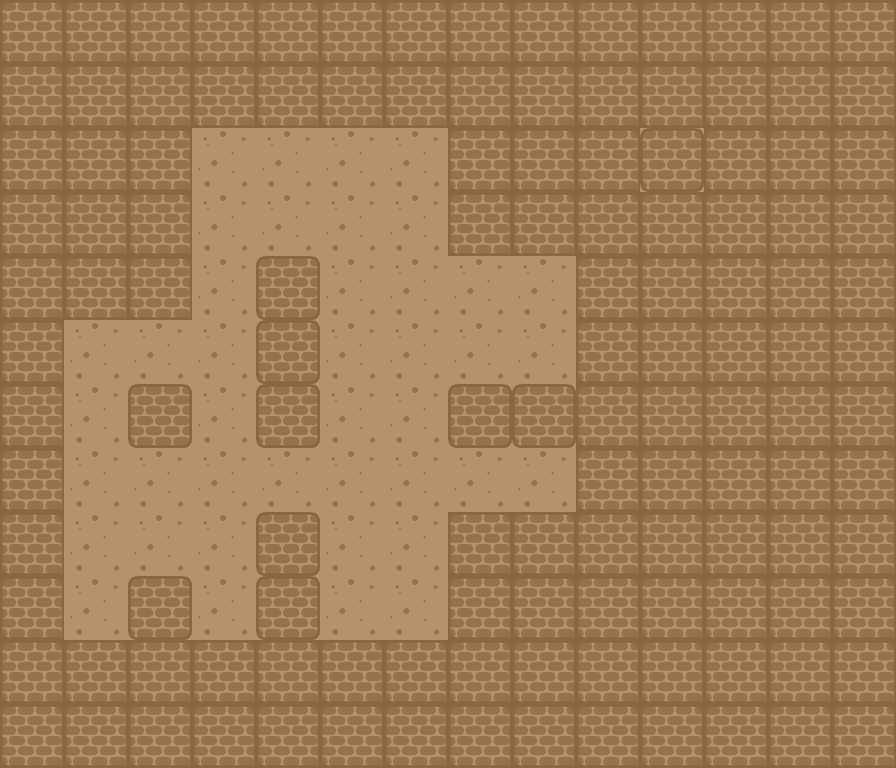

A 2D game scene composited from a Tiled map and its tileset images. What follows is a short description and the map's XML, with each tile layer's data collapsed to a summary:
An orthogonal 14x12 tile map with 64x64 px tiles, 2 tile layers (ground, Graphics) and 89 objects.

<map version="1.0" tiledversion="1.1.3" orientation="orthogonal" renderorder="right-down" width="14" height="12" tilewidth="64" tileheight="64" infinite="0" nextobjectid="177">
 <tileset firstgid="1" name="sprites" tilewidth="64" tileheight="64" tilecount="36" columns="6">
  <image source="sprites.png" width="421" height="421" />
 </tileset>
 <layer name="ground" width="14" height="12">
  <data>[168 cells, 168 non-empty, 2 distinct tile ids]</data>
 </layer>
 <layer name="Graphics" width="14" height="12">
  <data>[168 cells, 127 non-empty, 2 distinct tile ids]</data>
 </layer>
 <objectgroup name="Walls">
  <object id="67" x="0" y="0" width="896" height="64" />
  <object id="68" x="832" y="64" width="64" height="704" />
  <object id="70" x="0" y="704.083" width="832" height="64" />
  <object id="71" x="0" y="64" width="64" height="640" />
  <object id="74" x="384" y="64" width="64" height="64" />
  <object id="78" x="256" y="384" width="64" height="64" />
  <object id="79" x="256" y="512" width="64" height="64" />
  <object id="80" x="256" y="640" width="64" height="64" />
  <object id="83" x="640" y="640" width="64" height="64" />
  <object id="84" x="640" y="512" width="64" height="64" />
  <object id="86" x="640" y="128" width="64" height="64" />
  <object id="87" x="640" y="256" width="64" height="64" />
  <object id="98" x="64" y="256" width="64" height="64" />
  <object id="99" x="128" y="256" width="64" height="64" />
  <object id="101" x="256" y="256" width="64" height="64" />
  <object id="103" x="448" y="576" width="64" height="64" />
  <object id="104" x="448" y="640" width="64" height="64" />
  <object id="105" x="640" y="384" width="64" height="64" />
  <object id="106" x="704" y="384" width="64" height="64" />
  <object id="107" x="768" y="384" width="64" height="64" />
  <object id="110" x="448" y="384" width="64" height="64" />
  <object id="112" x="448" y="512" width="64" height="64" />
  <object id="113" x="64" y="64" width="64" height="64" />
  <object id="114" x="128" y="64" width="64" height="64" />
  <object id="115" x="256" y="64" width="64" height="64" />
  <object id="116" x="192" y="64" width="64" height="64" />
  <object id="117" x="320" y="64" width="64" height="64" />
  <object id="118" x="512" y="64" width="64" height="64" />
  <object id="119" x="576" y="64" width="64" height="64" />
  <object id="120" x="704" y="64" width="64" height="64" />
  <object id="121" x="640" y="64" width="64" height="64" />
  <object id="122" x="768" y="64" width="64" height="64" />
  <object id="123" x="448" y="64" width="64" height="64" />
  <object id="124" x="448" y="128" width="64" height="64" />
  <object id="125" x="512" y="128" width="64" height="64" />
  <object id="126" x="576" y="128" width="64" height="64" />
  <object id="127" x="448" y="192" width="64" height="64" />
  <object id="128" x="512" y="192" width="64" height="64" />
  <object id="129" x="576" y="192" width="64" height="64" />
  <object id="130" x="640" y="192" width="64" height="64" />
  <object id="131" x="704" y="192" width="64" height="64" />
  <object id="132" x="768" y="192" width="64" height="64" />
  <object id="133" x="704" y="128" width="64" height="64" />
  <object id="134" x="768" y="128" width="64" height="64" />
  <object id="135" x="704" y="256" width="64" height="64" />
  <object id="136" x="768" y="256" width="64" height="64" />
  <object id="137" x="704" y="320" width="64" height="64" />
  <object id="138" x="768" y="320" width="64" height="64" />
  <object id="139" x="640" y="320" width="64" height="64" />
  <object id="140" x="640" y="448" width="64" height="64" />
  <object id="141" x="704" y="448" width="64" height="64" />
  <object id="142" x="768" y="448" width="64" height="64" />
  <object id="143" x="640" y="576" width="64" height="64" />
  <object id="144" x="704" y="576" width="64" height="64" />
  <object id="145" x="768" y="576" width="64" height="64" />
  <object id="146" x="64" y="640" width="64" height="64" />
  <object id="147" x="128" y="640" width="64" height="64" />
  <object id="148" x="192" y="640" width="64" height="64" />
  <object id="149" x="64" y="192" width="64" height="64" />
  <object id="150" x="128" y="192" width="64" height="64" />
  <object id="152" x="64" y="128" width="64" height="64" />
  <object id="153" x="128" y="128" width="64" height="64" />
  <object id="155" x="128" y="384" width="64" height="64" />
  <object id="156" x="320" y="640" width="64" height="64" />
  <object id="157" x="384" y="640" width="64" height="64" />
  <object id="158" x="512" y="640" width="64" height="64" />
  <object id="159" x="576" y="640" width="64" height="64" />
  <object id="161" x="576" y="576" width="64" height="64" />
  <object id="162" x="512" y="576" width="64" height="64" />
  <object id="163" x="768" y="512" width="64" height="64" />
  <object id="164" x="704" y="512" width="64" height="64" />
  <object id="165" x="768" y="640" width="64" height="64" />
  <object id="166" x="704" y="640" width="64" height="64" />
  <object id="167" x="256" y="320" width="64" height="64" />
  <object id="168" x="256" y="576" width="64" height="64" />
  <object id="169" x="128" y="576" width="64" height="64" />
  <object id="170" x="576" y="256" width="64" height="64" />
  <object id="171" x="576" y="384" width="64" height="64" />
  <object id="172" x="576" y="320" width="64" height="64" />
  <object id="173" x="576" y="448" width="64" height="64" />
  <object id="174" x="576" y="512" width="64" height="64" />
  <object id="175" x="512" y="512" width="64" height="64" />
  <object id="176" x="512" y="384" width="64" height="64" />
 </objectgroup>
 <objectgroup name="Blocks">
  <object id="88" x="384" y="320" width="64" height="64" />
  <object id="90" x="384" y="384" width="64" height="64" />
  <object id="91" x="320" y="384" width="64" height="64" />
 </objectgroup>
 <objectgroup name="targets">
  <object id="94" x="64" y="416" width="32" height="32" />
  <object id="108" x="512" y="480" width="32" height="32" />
  <object id="109" x="64" y="352" width="32" height="32" />
 </objectgroup>
</map>
